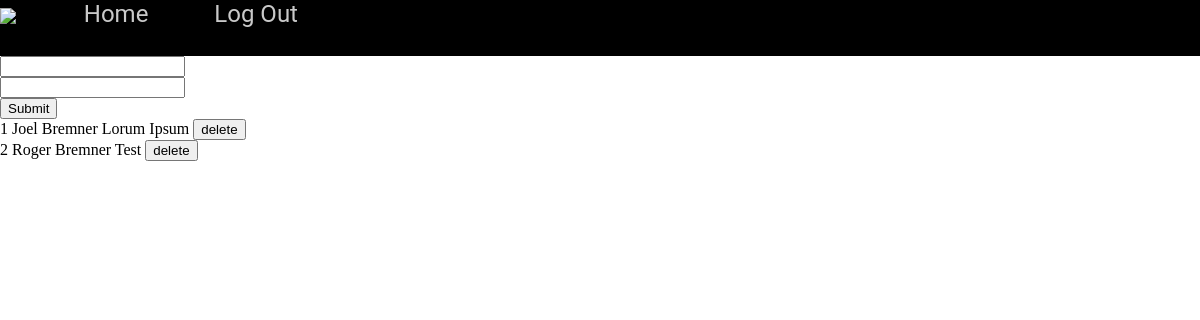
Page /admin (signed in) on the earlier database version.
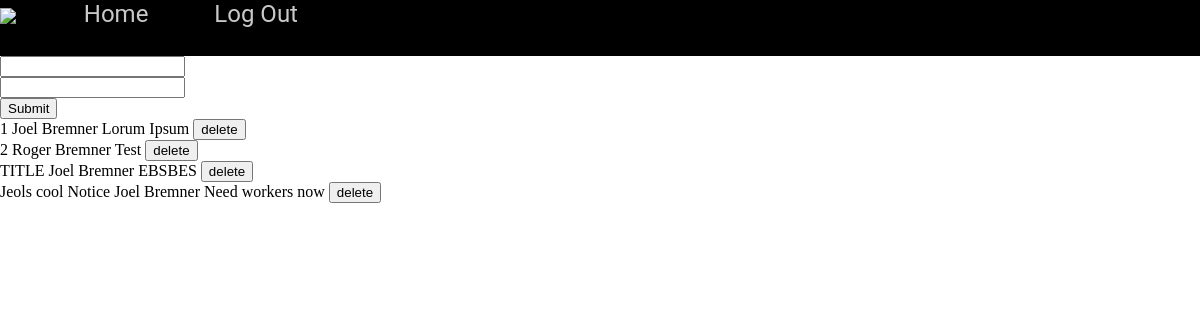
Same page on the later database version.
### tables this page shows
CREATE TABLE notices (id INTEGER PRIMARY KEY, user INTEGER NOT NULL, post STRING NOT NULL, name STRING, title STRING NOT NULL);

### main.py (the view)
@app.route('/admin')
def admin():
    logstatus = 'false'
    xadmin = session.get('xadmin', None)
    logstatus = session.get('logstatus', None)
    if logstatus == "true" and xadmin == "Admin":
        conn = sqlite3.connect('users.db')
        c = conn.cursor()
        c.execute("SELECT name, post, title FROM notices")
        posts = c.fetchall()
        conn.close()
        return render_template("admin.html", posts = posts)
    if logstatus == "true" and xadmin != "Admin":
        return redirect(url_for('home'))
    else:
        return redirect(url_for('login'))

### templates/admin.html
{% extends 'layout.html' %}
{% block content %}
<div class = "pnotice">
  <div class = "notice_create">
    <form method = "POST">
      <div class = "post_input">
        <input name="post">
      </div>
      <div class = "title">
        <input name="title">
      <div>
      <div class = "submit">
        <input type = "submit">
      </div>
    </form>
  </div>
</div>
{% for i in posts %}
<div class = "preview_post">
  {{i[2]}}
  {{i[0]}}
  {{i[1]}}
  <input type = "submit" value = "delete">
</div>
{% endfor %}
{% endblock %}

### templates/layout.html
<!doctype html>
<html>
  <head>
      <link rel="stylesheet" href="static/css/style.css">
  </head>
  <body>
    <div class = "wrapper">
      {% include 'nav.html' %}
      {% block content %}{% endblock %}
    </div>
  </body>
</html>

### templates/nav.html (shortened to what this page needs)
<nav>
  <img src = "https://www.americold.com/wp-content/uploads/2019/03/Americold-AOS-Logo-edit-e1552742278261.png" alt = "Logo">
  <a href = "{{ url_for('home') }}"> Home </a>
  <a href = "{{ url_for('login') }}">Log Out</a>
</nav>

### static/css/style.css (style rules this page uses)
html, body { margin: 0; padding: 0; height: 100%; width: 100%; scroll-behavior: smooth; }
.wrapper nav { background-color: black; font-size: 100%; margin: 0px; width: 100%; overflow: hidden; height: 7vh; }
.wrapper nav img { height: 4vh; padding-top: 0.5% }
.wrapper nav a { text-decoration: none; color: rgb(201, 201, 201); font-family: "Roboto", sans-serif; padding: 2.5%; font-size: 150%; }

Differences in the rows shown:
added notices: title "TITLE", name "Joel Bremner", post "EBSBES"
added notices: title "Jeols cool Notice", name "Joel Bremner", post "Need workers now"
